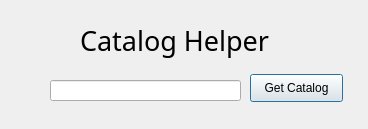
<?xml version="1.0" encoding="UTF-8"?>
<ui version="4.0">
 <class>Dialog</class>
 <widget class="QDialog" name="Dialog">
  <property name="geometry">
   <rect>
    <x>0</x>
    <y>0</y>
    <width>368</width>
    <height>129</height>
   </rect>
  </property>
  <property name="windowTitle">
   <string>Dialog</string>
  </property>
  <widget class="QLineEdit" name="signelCatalog_Text">
   <property name="geometry">
    <rect>
     <x>50</x>
     <y>80</y>
     <width>191</width>
     <height>21</height>
    </rect>
   </property>
  </widget>
  <widget class="QPushButton" name="getCatalog_B">
   <property name="geometry">
    <rect>
     <x>250</x>
     <y>74</y>
     <width>93</width>
     <height>28</height>
    </rect>
   </property>
   <property name="text">
    <string>Get Catalog</string>
   </property>
   <property name="autoDefault">
    <bool>true</bool>
   </property>
   <property name="default">
    <bool>true</bool>
   </property>
  </widget>
  <widget class="QLabel" name="title">
   <property name="geometry">
    <rect>
     <x>80</x>
     <y>20</y>
     <width>231</width>
     <height>41</height>
    </rect>
   </property>
   <property name="font">
    <font>
     <family>Product Sans</family>
     <pointsize>20</pointsize>
    </font>
   </property>
   <property name="text">
    <string>Catalog Helper</string>
   </property>
  </widget>
 </widget>
 <resources/>
 <connections/>
</ui>
